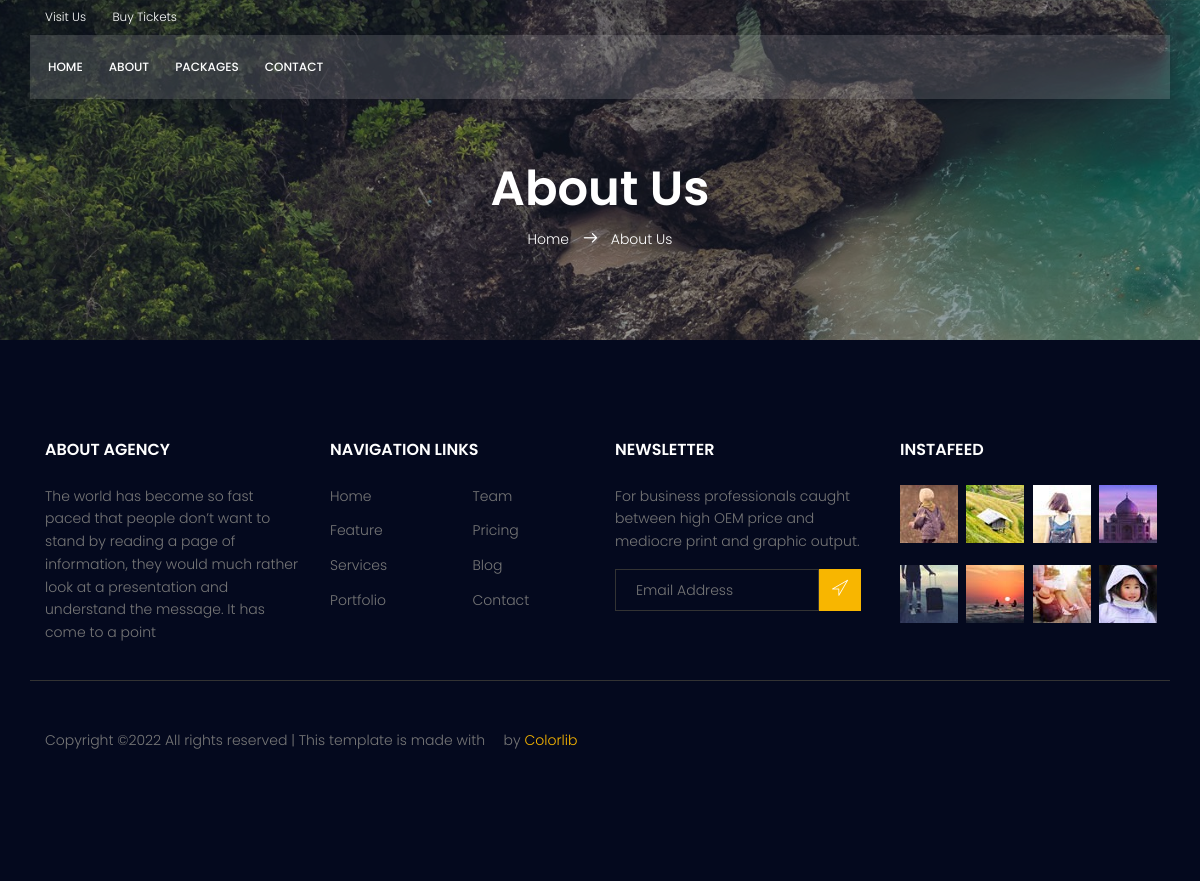
The page /about.php on the database as committed earlier.
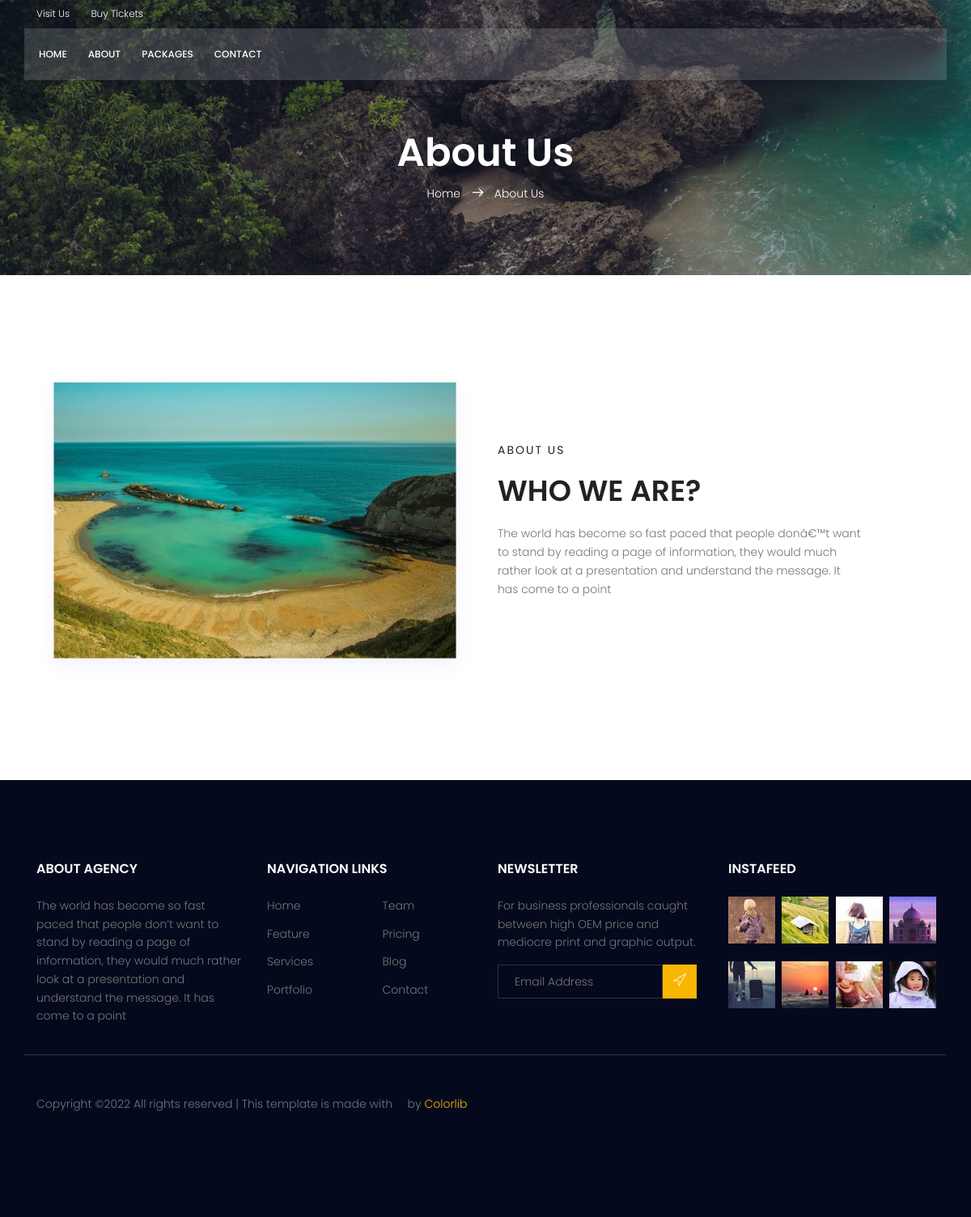
The same page on the database as committed later.
### tables this page shows
CREATE TABLE `settings` (
  `id` int(11) NOT NULL,
  `add1` varchar(255) NOT NULL,
  `add2` varchar(255) NOT NULL,
  `phn` varchar(255) NOT NULL,
  `week` varchar(255) NOT NULL,
  `support` varchar(255) NOT NULL,
  `message` varchar(255) NOT NULL,
  `about` varchar(30000) NOT NULL
);

### about.php (the view, shortened to what this page needs)
<?php
include "header.php";
?>
			<section class="about-banner relative">
				<div class="overlay overlay-bg"></div>
				<div class="container">
					<div class="row d-flex align-items-center justify-content-center">
						<div class="about-content col-lg-12">
							<h1 class="text-white">
								About Us
							</h1>
							<p class="text-white link-nav"><a href="index.php">Home </a>  <span class="lnr lnr-arrow-right"></span>  <a href="about.php"> About Us</a></p>
						</div>
					</div>
				</div>
			</section>
				<?php
			include "connection.php";
			$sql = "SELECT * FROM `settings`";
			$res= mysqli_query($conn,$sql);
			while($row=mysqli_fetch_array($res))
			{
			?>
			<section class="about-info-area section-gap">
				<div class="container">
					<div class="row align-items-center">
						<div class="col-lg-6 info-left">
							<img class="img-fluid" src="img/about/info-img.jpg" alt="">
						</div>
						<div class="col-lg-6 info-right">
							<h6>About Us</h6>
							<h1>Who We Are?</h1>
							<p>
								<?php echo $row['about']; ?>
							</p>
						</div>
					</div>
				</div>
			</section>
			<?php
				}
				?>
			<html>
			<body>
<footer class="footer-area section-gap">
				<div class="container">
					<div class="row">
						<div class="col-lg-3  col-md-6 col-sm-6">
							<div class="single-footer-widget">
								<h6>About Agency</h6>
								<p>
									The world has become so fast paced that people don’t want to stand by reading a page of information, they would much rather look at a presentation and understand the message. It has come to a point
								</p>
							</div>
						</div>
						<div class="col-lg-3 col-md-6 col-sm-6">
							<div class="single-footer-widget">
								<h6>Navigation Links</h6>
								<div class="row">
									<div class="col">
										<ul>
											<li><a href="#">Home</a></li>
											<li><a href="#">Feature</a></li>
											<li><a href="#">Services</a></li>
											<li><a href="#">Portfolio</a></li>
										</ul>
									</div>
									<div class="col">
										<ul>
											<li><a href="#">Team</a></li>
											<li><a href="#">Pricing</a></li>
											<li><a href="#">Blog</a></li>
											<li><a href="#">Contact</a></li>
										</ul>
									</div>
								</div>
							</div>
						</div>
						<div class="col-lg-3  col-md-6 col-sm-6">
							<div class="single-footer-widget">
								<h6>Newsletter</h6>
								<p>
									For business professionals caught between high OEM price and mediocre print and graphic output.
								</p>
								<div id="mc_embed_signup">
									<form target="_blank" action="https://spondonit.us12.list-manage.com/subscribe/post?u=1462626880ade1ac87bd9c93a&amp;id=92a4423d01" method="get" class="subscription relative">
										<div class="input-group d-flex flex-row">
											<input name="EMAIL" placeholder="Email Address" onfocus="this.placeholder = ''" onblur="this.placeholder = 'Email Address '" required="" type="email">
											<button class="btn bb-btn"><span class="lnr lnr-location"></span></button>
										</div>
									</form>
								</div>
							</div>
						</div>
						<div class="col-lg-3  col-md-6 col-sm-6">
							<div class="single-footer-widget mail-chimp">
								<h6 class="mb-20">InstaFeed</h6>
								<ul class="instafeed d-flex flex-wrap">
									<li><img src="img/i1.jpg" alt=""></li>
									<li><img src="img/i2.jpg" alt=""></li>
									<li><img src="img/i3.jpg" alt=""></li>
									<li><img src="img/i4.jpg" alt=""></li>
									<li><img src="img/i5.jpg" alt=""></li>
									<li><img src="img/i6.jpg" alt=""></li>
									<li><img src="img/i7.jpg" alt=""></li>
									<li><img src="img/i8.jpg" alt=""></li>
								</ul>
							</div>
						</div>
					</div>
					<div class="row footer-bottom d-flex justify-content-between align-items-center">
						<p class="col-lg-8 col-sm-12 footer-text m-0">
Copyright &copy;<script>document.write(new Date().getFullYear());</script> All rights reserved | This template is made with <i class="fa fa-heart-o" aria-hidden="true"></i> by <a href="https://colorlib.com" target="_blank">Colorlib</a>
</p>
						<div class="col-lg-4 col-sm-12 footer-social">
							<a href="#"><i class="fa fa-facebook"></i></a>
							<a href="#"><i class="fa fa-twitter"></i></a>
							<a href="#"><i class="fa fa-dribbble"></i></a>
							<a href="#"><i class="fa fa-behance"></i></a>
						</div>
					</div>
				</div>
			</footer>
		</body>
	</html>

Rows that differ between the two databases and show on the page:
added settings: about "The world has become so fast paced that people donâ€™t want to stand by reading a page of information, they would much rather look at a presentation and understand the message. It has come to a point"
